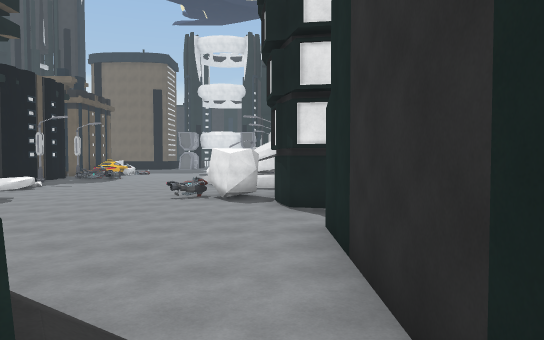
View 1 (above)

24 first-person views from a walk through a scene from a Unity 3-D project. The camera is 1.4 m above the floor, tilts 2° down and sees 70° across. The floor is counted in squares, 2 m on a side. Each view is taken from the middle of a square. On the plan, view 1 faces up. The plan holds only what a view shows up to about 11 squares ahead; the rest is blank. The place goes on beyond the plan. The player character is not drawn.

View 2
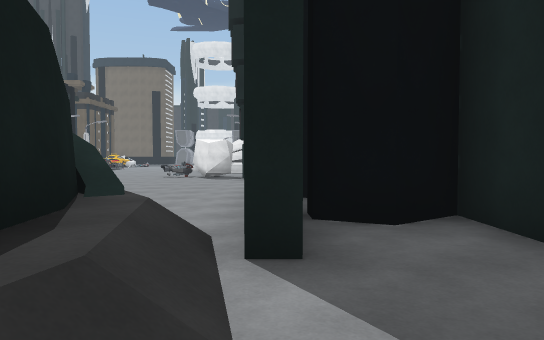

View 3
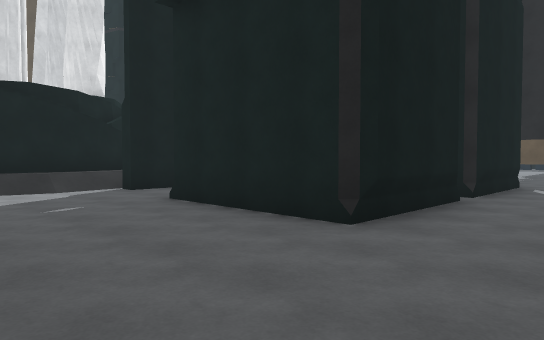

View 4
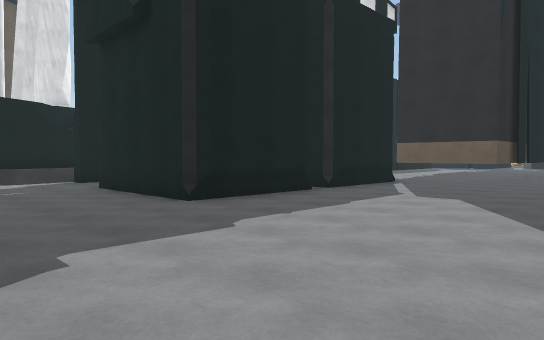

View 5
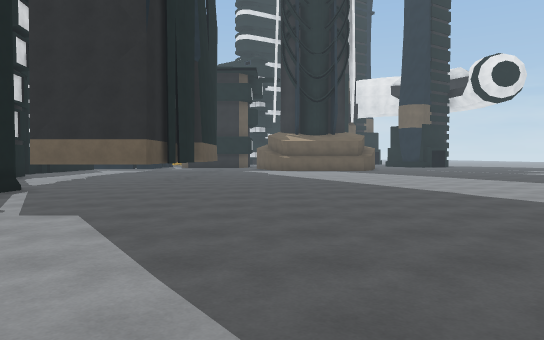

View 6
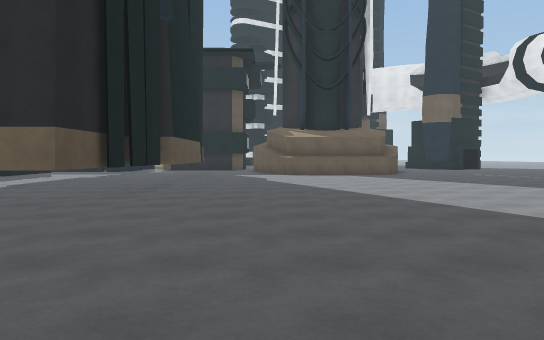

View 7
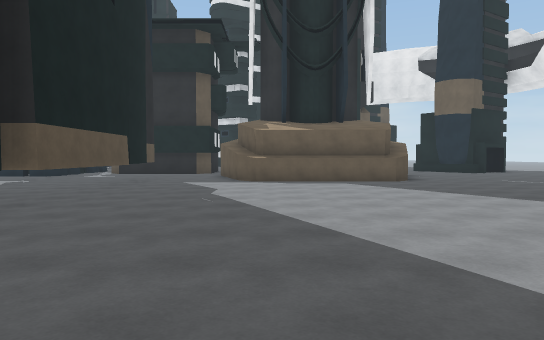

View 8
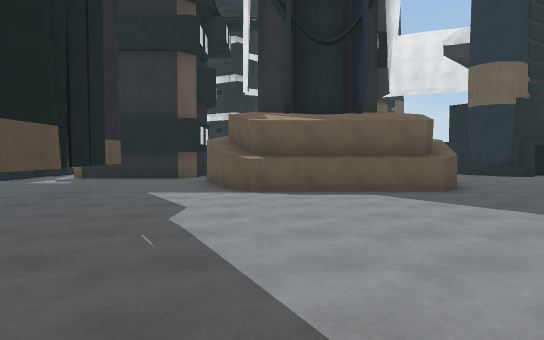

View 9
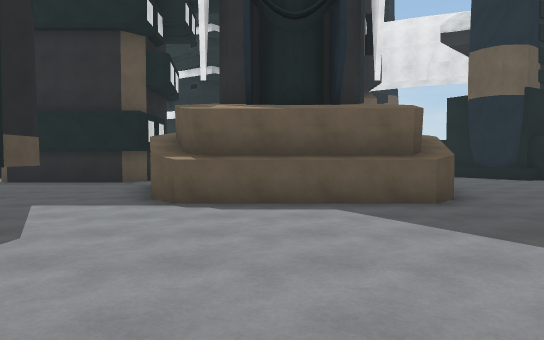

View 10
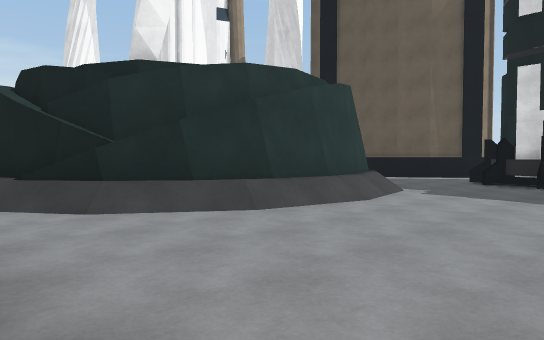

View 11
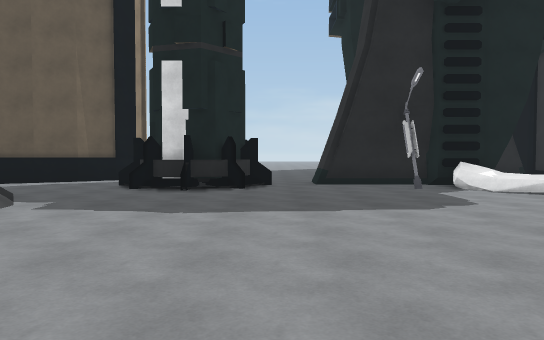

View 12
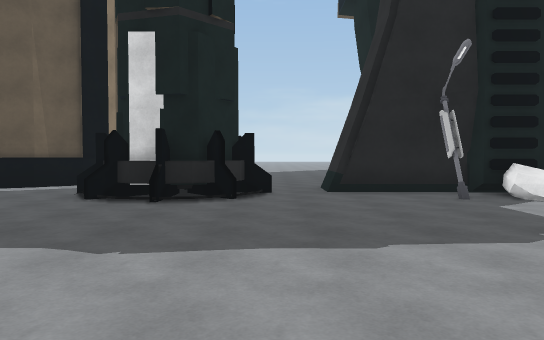

View 13
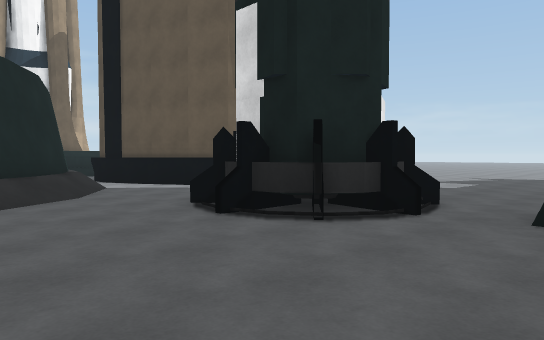

View 14
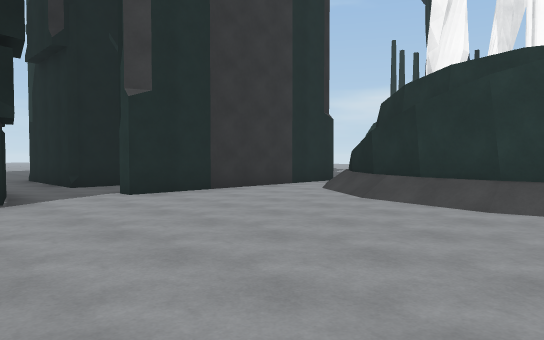

View 15
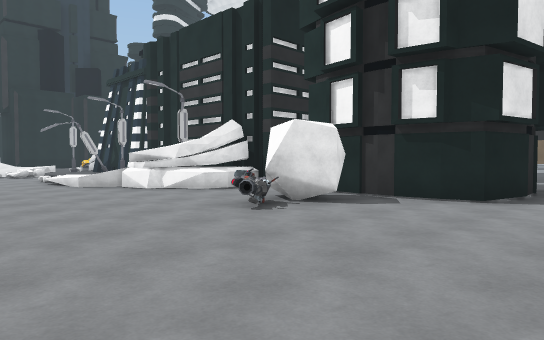

View 16
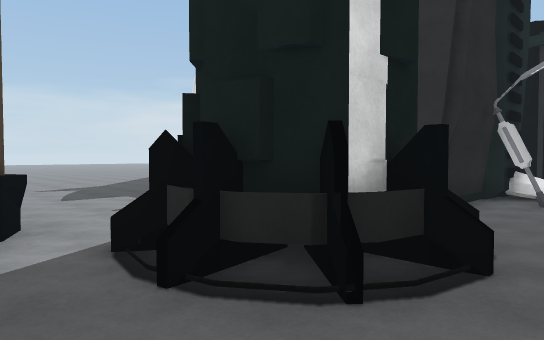

View 17
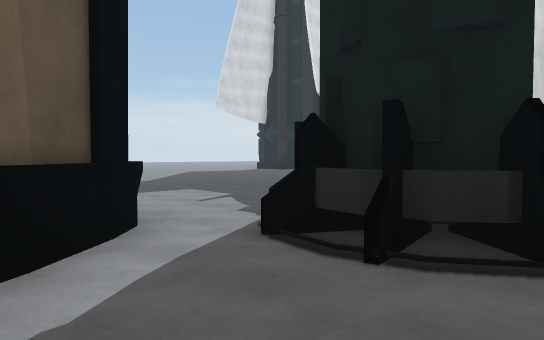

View 18
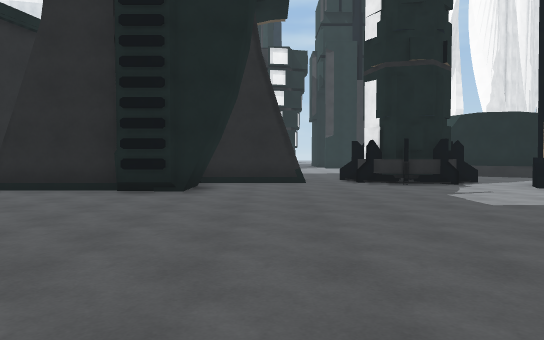

View 19
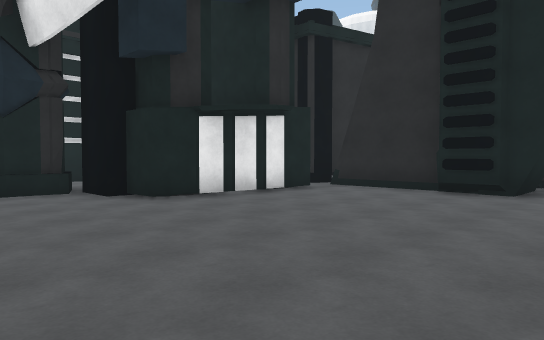

View 20
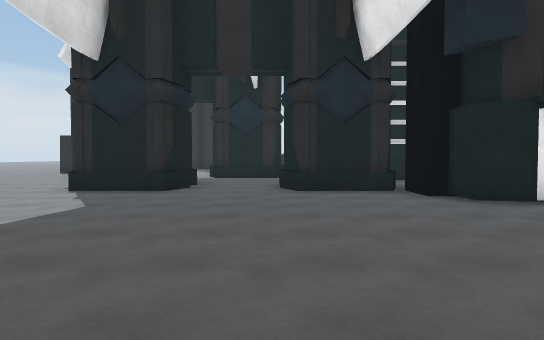

View 21
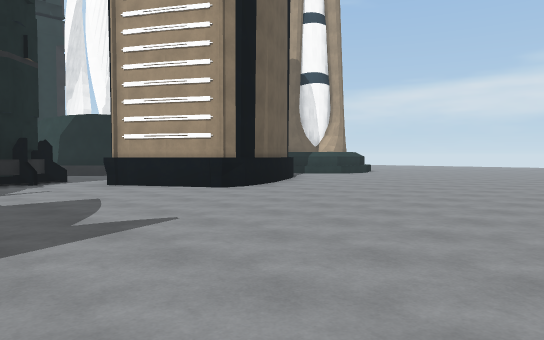

View 22
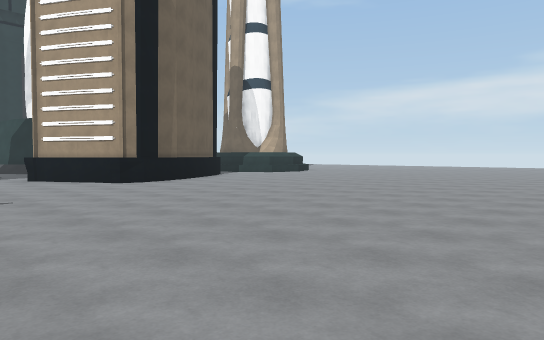

View 23
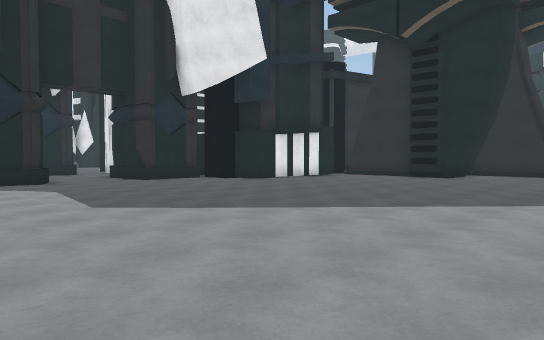

View 24
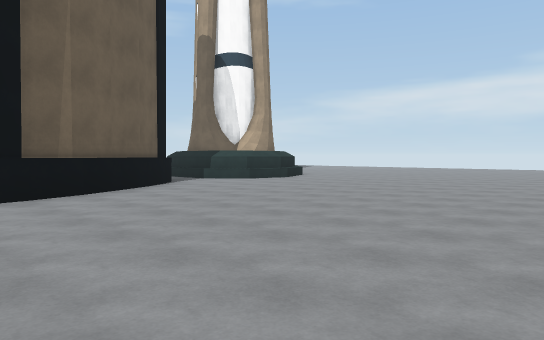

### Floor plan
Key: @ floor where view 1 was taken; # wall or solid block; . floor; / step, stairs or slope; ^ raised ledge; R rock; B building; I bike; S streetlight.
Columns run from 27 left of view 1 to 18 right of it. Each row starts with its distance up from view 1.
 22                                   B  B
 21                                   ####.
 20    ...                            ....B      B
 19    #..                 ..           #..B    B.
 18    B.B  #              ./           #..B    B.
 17 .##B..###              ./           #...BBBB..
 16 ........#    #         ./ RS        B.........
 15  .......#########B     ./R B#        .........
 14  ............#        ...RRR#       #.........
 13  ............B        ....RRB       #.........
 12  ............B  BB^.  ......        #.........
 11  ............BBB#^........R.B       B.........
 10  ..............BB#.......IR#        #.........
  9 ...............##..........#        #.........
  8 ................B...........B#B..####.........
  7  ...............B.............................
  6 ...............BBBB............BB#............
  5   .............BBBB.........#..  ##..........
  4  ..............BBB..........#B   ##.........
  3  ............BB.....//BB//..#    #..........
  2   ..........###B.../BBBBBB/.# B  ##........
  1   .........## ##../BBB  BBB/#B.   #.......
  0   .........B#  ##. BB    BB@#..   #.......
 -1   ..........##  #.B   BB  B .............
 -2   ...........#  #B     B  B /...........
 -3    ..........B           BB ...........
 -4    ...........B          B       .. .. .

Positions as (right, up) in squares from view 1, and headings:
1: (0, 0), facing up
2: (1, -3), facing up
3: (9, -4), facing up-left
4: (12, -4), facing up-left
5: (12, -2), facing up
6: (12, 2), facing up
7: (13, 6), facing up
8: (13, 9), facing up
9: (14, 11), facing up
10: (1, 7), facing down-left
11: (-1, 7), facing left
12: (-3, 7), facing left
13: (-6, 9), facing down-left
14: (-6, 9), facing down-right
15: (-6, 6), facing up-right
16: (-8, 2), facing up-left
17: (-9, 1), facing up-left
18: (-22, 9), facing right
19: (-22, 9), facing up-right
20: (-22, 9), facing up
21: (-23, 7), facing down-right
22: (-26, 6), facing down-right
23: (-27, 6), facing up-right
24: (-23, 2), facing down-right
